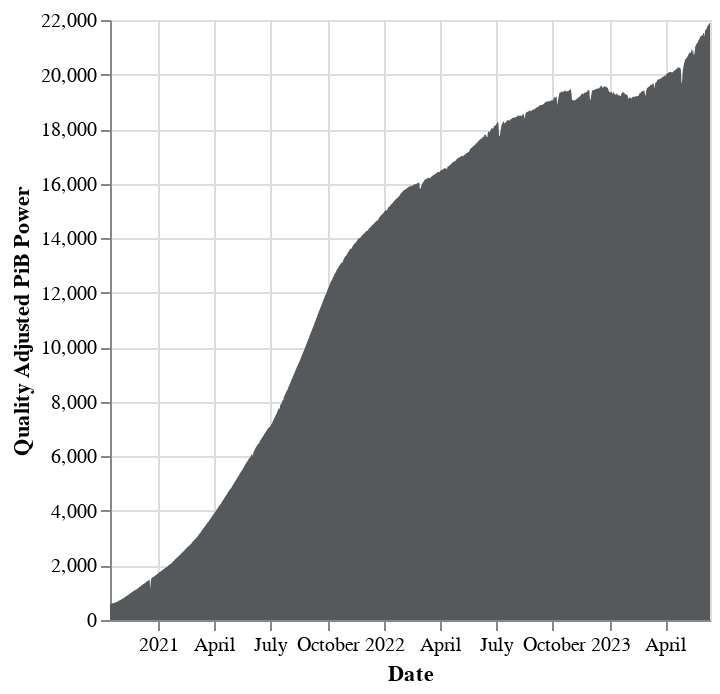

Here is the notebook cell this chart was saved with:
### Markdown cell above
:::

::: {.g-col-6}

### Code cell
c = (
    alt.Chart(
        storage_provider_power_df.groupby("stat_date")
        .sum()["quality_adjusted_pib_power"]
        .reset_index()
    )
    .mark_area()
    .encode(
        x=alt.X("stat_date:T", title="Date"),
        y=alt.Y("quality_adjusted_pib_power:Q", title="Quality Adjusted PiB Power"),
        tooltip=["stat_date", "quality_adjusted_pib_power"],
        color=alt.value("#55595c"),
    )
    .properties(width="container")
)

c.display()

### Figure 1 — Vega-Lite specification as saved in the notebook (floating-point values rounded to 4 significant figures; data arrays with more than 128 entries replaced by an {"elided": "..."} marker saying what was removed)
{"config": {"view": {"continuousWidth": 300, "continuousHeight": 300}}, "data": {"name": "data-a17be6018d9209d284c456b098e75048"}, "mark": {"type": "area"}, "encoding": {"color": {"value": "#55595c"}, "tooltip": [{"field": "stat_date", "type": "temporal"}, {"field": "quality_adjusted_pib_power", "type": "quantitative"}], "x": {"field": "stat_date", "title": "Date", "type": "temporal"}, "y": {"field": "quality_adjusted_pib_power", "title": "Quality Adjusted PiB Power", "type": "quantitative"}}, "width": "container", "$schema": "https://vega.github.io/schema/vega-lite/v5.8.0.json", "datasets": {"data-a17be6018d9209d284c456b098e75048": {"elided": "971 records"}}}
